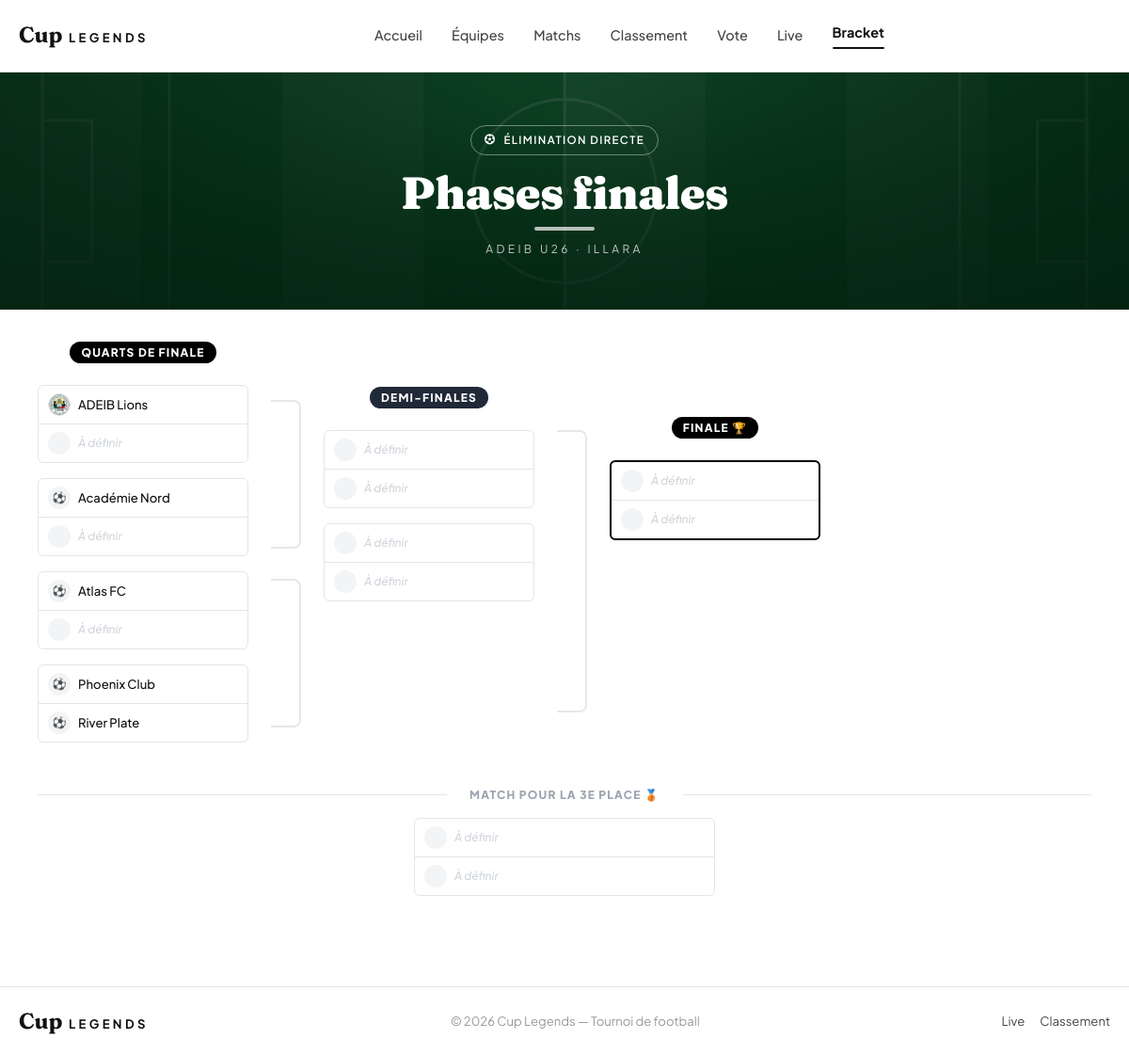
The page /bracket/ on the database its author committed.
### tournament/models.py (models this page shows, shortened)
class KnockoutMatch(models.Model):
    ROUND_CHOICES = [
        ('QF', 'Quart de finale'),
        ('SF', 'Demi-finale'),
        ('3RD', 'Match 3e place'),
        ('FINAL', 'Finale'),
    ]
    STATUS_CHOICES = [
        ('SCHEDULED', 'Programmé'),
        ('LIVE', 'En direct'),
        ('FINISHED', 'Terminé'),
    ]
    tournament = models.ForeignKey(Tournament, on_delete=models.CASCADE, related_name='knockout_matches')
    round = models.CharField(max_length=10, choices=ROUND_CHOICES)
    match_number = models.PositiveIntegerField(default=1)
    home_team = models.ForeignKey(Team, on_delete=models.SET_NULL, null=True, blank=True, related_name='knockout_home')
    away_team = models.ForeignKey(Team, on_delete=models.SET_NULL, null=True, blank=True, related_name='knockout_away')
    home_score = models.PositiveIntegerField(default=0)
    away_score = models.PositiveIntegerField(default=0)
    home_penalties = models.PositiveIntegerField(null=True, blank=True)
    away_penalties = models.PositiveIntegerField(null=True, blank=True)
    status = models.CharField(max_length=10, choices=STATUS_CHOICES, default='SCHEDULED')
    match_date = models.DateTimeField(null=True, blank=True)
    venue = models.CharField(max_length=200, blank=True, default='Stade Cup Legends')
    winner = models.ForeignKey(Team, on_delete=models.SET_NULL, null=True, blank=True, related_name='knockout_wins')
    stream_url = models.URLField(blank=True, null=True, verbose_name='Lien de diffusion')
    stream_platform = models.CharField(
        max_length=10, choices=STREAM_PLATFORM_CHOICES, default='YOUTUBE',
        blank=True, verbose_name='Plateforme de diffusion',
    )
    class Meta:
        verbose_name = 'Match éliminatoire'
        ordering = ['round', 'match_number']

class Team(models.Model):
    tournament = models.ForeignKey(Tournament, on_delete=models.CASCADE, related_name='teams')
    name = models.CharField(max_length=200)
    logo = models.ImageField(upload_to='teams/', blank=True, null=True)
    group = models.ForeignKey(Group, on_delete=models.SET_NULL, null=True, blank=True, related_name='teams')
    coach_name = models.CharField(max_length=200, blank=True, verbose_name='Entraîneur')
    president_name = models.CharField(max_length=200, blank=True, verbose_name='Président')
    qr_code = models.ImageField(upload_to='qrcodes/', blank=True, null=True)
    created_at = models.DateTimeField(auto_now_add=True)
    class Meta:
        verbose_name = 'Équipe'
        ordering = ['name']

### tournament/views.py (the view)
# urls.py: path('bracket/', views.bracket_view, name='bracket'),
def bracket_view(request):
    tournament = get_active_tournament()
    qf_matches = KnockoutMatch.objects.filter(tournament=tournament, round='QF').order_by('match_number') if tournament else []
    sf_matches = KnockoutMatch.objects.filter(tournament=tournament, round='SF').order_by('match_number') if tournament else []
    third_match = KnockoutMatch.objects.filter(tournament=tournament, round='3RD').first() if tournament else None
    final_match = KnockoutMatch.objects.filter(tournament=tournament, round='FINAL').first() if tournament else None
    return render(request, 'tournament/bracket.html', {
        'tournament': tournament,
        'qf_matches': qf_matches,
        'sf_matches': sf_matches,
        'third_match': third_match,
        'final_match': final_match,
    })

### tournament/context_processors.py (called while the page is built)
def active_tournament(request):
    today = timezone.localdate()
    active = Tournament.objects.filter(is_active=True)
    tournament = active.filter(
        start_date__isnull=False,
        end_date__isnull=False,
        start_date__lte=today,
        end_date__gte=today,
    ).order_by('start_date').first()
    if tournament is None:
        tournament = active.filter(
            start_date__isnull=False,
            start_date__gte=today,
        ).order_by('start_date').first()
    if tournament is None:
        tournament = active.order_by('-start_date', '-id').first()
    return {'tournament': tournament}

### tournament/views.py (called while the page is built)
def get_active_tournament():
    today = timezone.localdate()
    active = Tournament.objects.filter(is_active=True)
    ongoing = active.filter(
        start_date__isnull=False,
        end_date__isnull=False,
        start_date__lte=today,
        end_date__gte=today,
    ).order_by('start_date').first()
    if ongoing:
        return ongoing
    upcoming = active.filter(
        start_date__isnull=False,
        start_date__gte=today,
    ).order_by('start_date').first()
    if upcoming:
        return upcoming
    return active.order_by('-start_date', '-id').first()

### templates/tournament/bracket.html (shortened to what this page needs)
{% extends 'base.html' %}
{% load static %}
{% block content %}
{% include "_page_hero.html" with title="Phases finales" eyebrow="Élimination directe" %}
<div class="max-w-6xl mx-auto px-4 py-8">
  {% if not qf_matches and not final_match %}
  <div class="bg-white rounded-2xl border border-gray-100 p-12 text-center">
    <div class="text-5xl mb-4">🏆</div>
    <p class="text-gray-500 font-semibold">Les phases finales n'ont pas encore été générées.</p>
    {% if user.is_staff %}
    <a href="{% url 'admin_generate_knockout' %}"
       class="mt-4 inline-flex items-center gap-2 px-5 py-2.5 rounded-xl text-white text-sm font-bold transition-colors bg-black">
      <i class="fas fa-magic"></i> Générer les phases finales
    </a>
    {% endif %}
  </div>
  {% else %}
  <div class="overflow-x-auto pb-4">
    <div class="flex gap-6 min-w-max items-start">
      <div class="flex flex-col gap-4 w-56">
        <div class="text-center mb-2">
          <span class="text-xs font-black uppercase tracking-widest px-3 py-1 rounded-full text-white bg-black">Quarts de finale</span>
        </div>
        {% for m in qf_matches %}
        <div class="bracket-match shadow-sm" style="min-height:80px">
          {% include 'tournament/_bracket_team.html' with team=m.home_team score=m.home_score winner=m.winner status=m.status %}
          {% include 'tournament/_bracket_team.html' with team=m.away_team score=m.away_score winner=m.winner status=m.status %}
        </div>
        {% empty %}
        <div class="bracket-match p-4 text-center text-gray-400 text-xs">À définir</div>
        {% endfor %}
      </div>
      <div class="flex flex-col justify-around self-stretch w-8 mt-12">
        {% for i in "12" %}<div class="flex-1 border-r-2 border-t-2 border-b-2 border-gray-200 rounded-r-lg my-4"></div>{% endfor %}
      </div>
      <div class="flex flex-col gap-4 w-56 mt-12">
        <div class="text-center mb-2">
          <span class="text-xs font-black uppercase tracking-widest px-3 py-1 rounded-full text-white bg-gray-800">Demi-finales</span>
        </div>
        {% for m in sf_matches %}
        <div class="bracket-match shadow-sm">
          {% include 'tournament/_bracket_team.html' with team=m.home_team score=m.home_score winner=m.winner status=m.status %}
          {% include 'tournament/_bracket_team.html' with team=m.away_team score=m.away_score winner=m.winner status=m.status %}
        </div>
        {% empty %}
        <div class="bracket-match p-4 text-center text-gray-400 text-xs">En attente QF</div>
        {% endfor %}
      </div>
      <div class="flex flex-col justify-center self-stretch w-8 mt-16">
        <div class="flex-1 border-r-2 border-t-2 border-b-2 border-gray-200 rounded-r-lg my-8"></div>
      </div>
      <div class="flex flex-col gap-4 w-56 mt-20">
        <div class="text-center mb-2">
          <span class="text-xs font-black uppercase tracking-widest px-3 py-1 rounded-full text-white bg-black">Finale 🏆</span>
        </div>
        {% if final_match %}
        <div class="bracket-match shadow-md border-2 border-black">
          {% include 'tournament/_bracket_team.html' with team=final_match.home_team score=final_match.home_score winner=final_match.winner status=final_match.status %}
          {% include 'tournament/_bracket_team.html' with team=final_match.away_team score=final_match.away_score winner=final_match.winner status=final_match.status %}
        </div>
        {% else %}
        <div class="bracket-match p-4 text-center text-gray-400 text-xs">En attente SF</div>
        {% endif %}
      </div>
    </div>
  </div>
  {% if third_match %}
  <div class="mt-8">
    <div class="flex items-center gap-3 mb-4">
      <div class="flex-1 border-t border-gray-200"></div>
      <span class="text-xs font-black uppercase tracking-widest text-gray-400 px-3">Match pour la 3e place 🥉</span>
      <div class="flex-1 border-t border-gray-200"></div>
    </div>
    <div class="max-w-xs mx-auto">
      <div class="bracket-match shadow-sm">
        {% include 'tournament/_bracket_team.html' with team=third_match.home_team score=third_match.home_score winner=third_match.winner status=third_match.status %}
        {% include 'tournament/_bracket_team.html' with team=third_match.away_team score=third_match.away_score winner=third_match.winner status=third_match.status %}
      </div>
    </div>
  </div>
  {% endif %}
  {% endif %}
</div>
{% endblock %}

### templates/tournament/_bracket_team.html (shortened to what this page needs)
{% load static %}
<div class="bracket-team {% if winner and team and winner == team %}winner{% endif %}">
  {% if team %}
  {% if team.logo %}
  <img src="{{ team.logo.url }}" alt="{{ team.name }}" class="w-6 h-6 rounded-full object-cover border border-gray-200 shrink-0">
  {% else %}
  <div class="w-6 h-6 rounded-full bg-gray-100 flex items-center justify-center text-gray-300 text-xs shrink-0">⚽</div>
  {% endif %}
  <span class="flex-1 truncate">{{ team.name }}</span>
  {% else %}
  <div class="w-6 h-6 rounded-full bg-gray-100 shrink-0"></div>
  <span class="flex-1 text-gray-300 italic text-xs">À définir</span>
  {% endif %}
</div>

### static/css/main.css (style rules this page uses)
:root { --color-bg: #FFFFFF; --color-fg: #111111; --color-soft: #F5F5F5; --color-line: #E5E5E5; --color-muted: #999999; --color-dim: #444444; --font-display: 'Fraunces', Georgia, serif; --font-body: 'Plus Jakarta Sans', system-ui, sans-serif; --radius: 6px; }
* { box-shadow: none !important; text-shadow: none !important; }
*, *::before, *::after { background-image: none !important; }
* { font-family: var(--font-body); }
body { color: var(--color-fg); background: var(--color-bg) !important; font-family: var(--font-body); -webkit-font-smoothing: antialiased; margin: 0; }
.bracket-match { background: #fff; border: 1px solid var(--color-line); border-radius: var(--radius); overflow: hidden; }
.bracket-team { display: flex; align-items: center; gap: 8px; padding: 8px 10px; font-size: .82rem; font-weight: 500; border-bottom: 1px solid var(--color-line); }
.bracket-team:last-of-type { border-bottom: none; }
:root { --pitch: #0d7a3c; --pitch-dark: #064d24; --gold: #e7b84b; }

### rows shown on the page
KnockoutMatch: logo (picture)
Team: name "ADEIB Lions"
Team: name "Académie Nord"
Team: name "Atlas FC"
Team: name "Phoenix Club"
Team: name "River Plate"

### other values the page prints
{{ eyebrow }} "ÉLIMINATION DIRECTE"
{{ title }} "Phases finales"
{{ subtitle|default:"ADEIB U26 · Illara" }} "ADEIB U26 · ILLARA"
